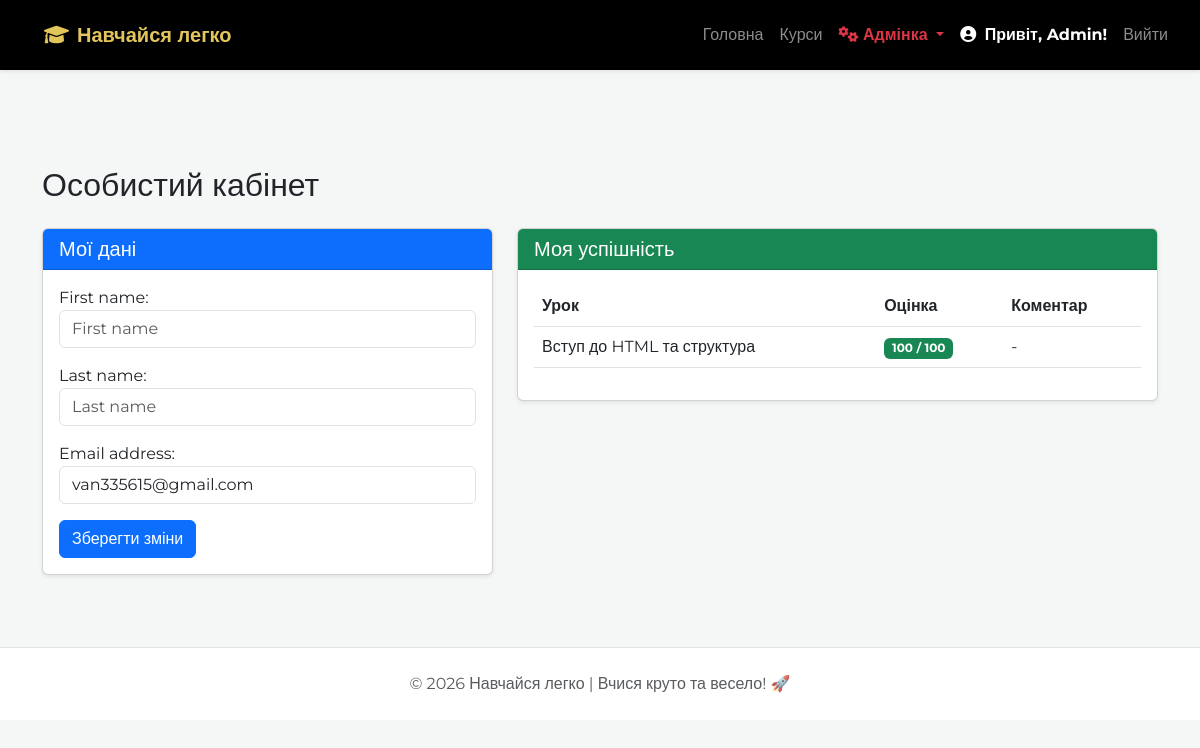
The page /profile/ (signed in) on the database its author committed.
### core/models.py (models this page shows, shortened)
class CustomUser(AbstractUser):
    ROLE_CHOICES = (
        ('student', 'Студент'),
        ('teacher', 'Викладач'),
        ('admin','Адміністратор'),
    )
    role = models.CharField(max_length=10, choices=ROLE_CHOICES, default='student', verbose_name="Роль")

class Submission(models.Model):
    lesson = models.ForeignKey(Lesson, on_delete=models.CASCADE)
    student = models.ForeignKey(settings.AUTH_USER_MODEL, on_delete=models.CASCADE)
    text = models.TextField(verbose_name="Ваша відповідь")
    grade = models.PositiveIntegerField(null=True, blank=True, verbose_name="Оцінка")
    feedback = models.TextField(blank=True, verbose_name="Коментар викладача")
    created_at = models.DateTimeField(auto_now_add=True)

class Lesson(models.Model):
    module = models.ForeignKey(Module, related_name='lessons', on_delete=models.CASCADE)
    title = models.CharField(max_length=200, verbose_name="Тема уроку")
    content = RichTextField(blank=True, null=True)
    video_url = models.URLField(blank=True, null=True, verbose_name="Посилання на відео (YouTube)")
    image = models.ImageField(upload_to='lesson_images/', blank=True, null=True, verbose_name="Зображення")

### core/views.py (the view)
# urls.py: path('profile/', views.profile_view, name='profile'),
@login_required
def profile_view(request):
    if request.method == 'POST':
        form = UserUpdateForm(request.POST, instance=request.user)
        if form.is_valid():
            form.save()
            return redirect('profile')
    else:
        form = UserUpdateForm(instance=request.user)
    user_submissions = Submission.objects.filter(student=request.user)
    enrollments = Enrollment.objects.filter(student=request.user)
    return render(request, 'profile.html', {
        'form': form,
        'submissions': user_submissions,
        'enrollments': enrollments
    })

### core/forms.py
class UserUpdateForm(forms.ModelForm):
    class Meta:
        model = CustomUser
        fields = ['first_name', 'last_name', 'email']
    def __init__(self, *args, **kwargs):
        super().__init__(*args, **kwargs)
        for field in self.fields.values():
            field.widget.attrs['class'] = 'form-control'
            field.widget.attrs['placeholder'] = field.label

### templates/profile.html (shortened to what this page needs)
{% extends "base.html" %}
{% block content %}
<main class="py-5 mt-5">
    <div class="container">
        <h2 class="mb-4">Особистий кабінет</h2>
        <div class="row">
            <div class="col-md-5">
                <div class="card shadow-sm mb-4">
                    <div class="card-header bg-primary text-white">
                        <h5 class="mb-0">Мої дані</h5>
                    </div>
                    <div class="card-body">
                        <form method="post">
                            {{ form.as_p }}
                            <button type="submit" class="btn btn-primary">Зберегти зміни</button>
                        </form>
                    </div>
                </div>
            </div>
            <div class="col-md-7">
                <div class="card shadow-sm">
                    <div class="card-header bg-success text-white">
                        <h5 class="mb-0">Моя успішність</h5>
                    </div>
                    <div class="card-body">
                        {% if submissions %}
                        <div class="table-responsive">
                            <table class="table table-hover">
                                <thead>
                                    <tr>
                                        <th>Урок</th>
                                        <th>Оцінка</th>
                                        <th>Коментар</th>
                                    </tr>
                                </thead>
                                <tbody>
                                    {% for sub in submissions %}
                                    <tr>
                                        <td>{{ sub.lesson.title }}</td>
                                        <td>
                                            {% if sub.grade %}
                                                <span class="badge bg-success">{{ sub.grade }} / 100</span>
                                            {% else %}
                                                <span class="badge bg-warning text-dark">На перевірці</span>
                                            {% endif %}
                                        </td>
                                        <td>{{ sub.feedback|default:"-" }}</td>
                                    </tr>
                                    {% endfor %}
                                </tbody>
                            </table>
                        </div>
                        {% else %}
                            <p class="text-muted">Ви ще не здавали домашніх завдань.</p>
                        {% endif %}
                    </div>
                </div>
            </div>
        </div>
    </div>
</main>
{% endblock %}

### templates/base.html (shortened to what this page needs)
{% load static %}
<!DOCTYPE html>
<html lang="uk">
<head>
    <link rel="stylesheet" href="https://cdnjs.cloudflare.com/ajax/libs/font-awesome/6.0.0/css/all.min.css">
    <link href="https://cdn.jsdelivr.net/npm/bootstrap@5.3.0/dist/css/bootstrap.min.css" rel="stylesheet">
    <link rel="stylesheet" href="{% static 'css/styles.css' %}">
</head>
<body>
    <nav class="navbar navbar-expand-lg navbar-dark shadow-sm" style="background-color: #000000;">
        <div class="container-fluid px-4">
            <a class="navbar-brand" href="{% url 'home' %}">
                <i class="fas fa-graduation-cap me-2"></i>Навчайся легко
            </a>
            <div class="collapse navbar-collapse" id="navbarNav">
                <ul class="navbar-nav ms-auto align-items-center">
                    <li class="nav-item"><a class="nav-link" href="{% url 'home' %}">Головна</a></li>
                    <li class="nav-item"><a class="nav-link" href="{% url 'courses_list' %}">Курси</a></li>
                    {% if user.is_authenticated %}
                        {% if user.role == 'admin' or user.is_superuser %}
                            <li class="nav-item dropdown">
                                <a class="nav-link dropdown-toggle text-danger fw-bold" href="#" id="adminDropdown" role="button" data-bs-toggle="dropdown" aria-expanded="false">
                                    <i class="fas fa-cogs"></i> Адмінка
                                </a>
                            </li>
                        {% endif %}
                        <li class="nav-item">
                            <a class="nav-link text-white fw-bold" href="{% url 'profile' %}">
                                <i class="fas fa-user-circle me-1"></i>
                                Привіт, {% if user.first_name %}{{ user.first_name }} {{ user.last_name }}{% else %}{{ user.username }}{% endif %}!
                            </a>
                        </li>
                        <li class="nav-item">
                            <form action="{% url 'logout' %}" method="post" class="d-inline">
                                <button type="submit" class="btn btn-link nav-link">Вийти</button>
                            </form>
                        </li>
                    {% else %}
                        <li class="nav-item"><a class="nav-link" href="{% url 'login' %}">Вхід</a></li>
                        <li class="nav-item"><a class="btn btn-primary ms-2" href="{% url 'register' %}">Реєстрація</a></li>
                    {% endif %}
                </ul>
            </div>
        </div>
    </nav>
    <main>
        {% block content %}
        {% endblock %}
    </main>
    <footer class="bg-white py-4 mt-auto border-top">
        <div class="container text-center">
            <p class="text-muted mb-0">© 2026 Навчайся легко | Вчися круто та весело! 🚀</p>
        </div>
    </footer>
</body>
</html>

### static/css/styles.css (style rules this page uses)
:root { --primary-color: #e3c65b; --primary-dark: #d4a373; --white: #ffffff; --bg-light: #f4f7f6; --sidebar-width: 320px; --navbar-height: 70px; --shadow: 0 4px 12px rgba(0, 0, 0, 0.1); }
body { font-family: 'Montserrat', sans-serif; margin: 0; padding-top: var(--navbar-height); background-color: var(--white); overflow-x: hidden; }
.navbar { position: fixed !important; top: 0; width: 100%; height: var(--navbar-height); background-color: #000; z-index: 2000; display: flex; align-items: center; }
.navbar-brand { color: var(--primary-color) !important; font-weight: 700; padding-left: 20px; text-decoration: none; }
body { background-color: #f4f7f6; }

### rows shown on the page
CustomUser: username "Admin", email "van335615@gmail.com"
Submission: lesson "Вступ до HTML та структура", grade "100", feedback "-"
